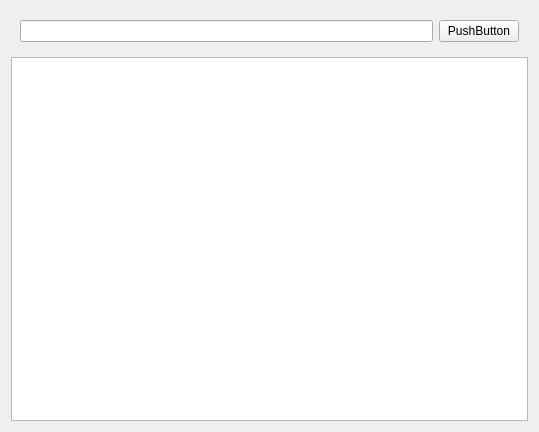
<?xml version="1.0" encoding="UTF-8"?>
<ui version="4.0">
 <class>Widget</class>
 <widget class="QWidget" name="Widget">
  <property name="geometry">
   <rect>
    <x>0</x>
    <y>0</y>
    <width>539</width>
    <height>432</height>
   </rect>
  </property>
  <property name="windowTitle">
   <string>Widget</string>
  </property>
  <layout class="QVBoxLayout" name="verticalLayout">
   <item>
    <widget class="QWidget" name="widget" native="true">
     <layout class="QHBoxLayout" name="horizontalLayout">
      <item>
       <widget class="QLineEdit" name="lineEdit"/>
      </item>
      <item>
       <widget class="QPushButton" name="pushButton">
        <property name="text">
         <string>PushButton</string>
        </property>
       </widget>
      </item>
     </layout>
    </widget>
   </item>
   <item>
    <widget class="QTextEdit" name="textEdit"/>
   </item>
  </layout>
 </widget>
 <resources/>
 <connections/>
</ui>
